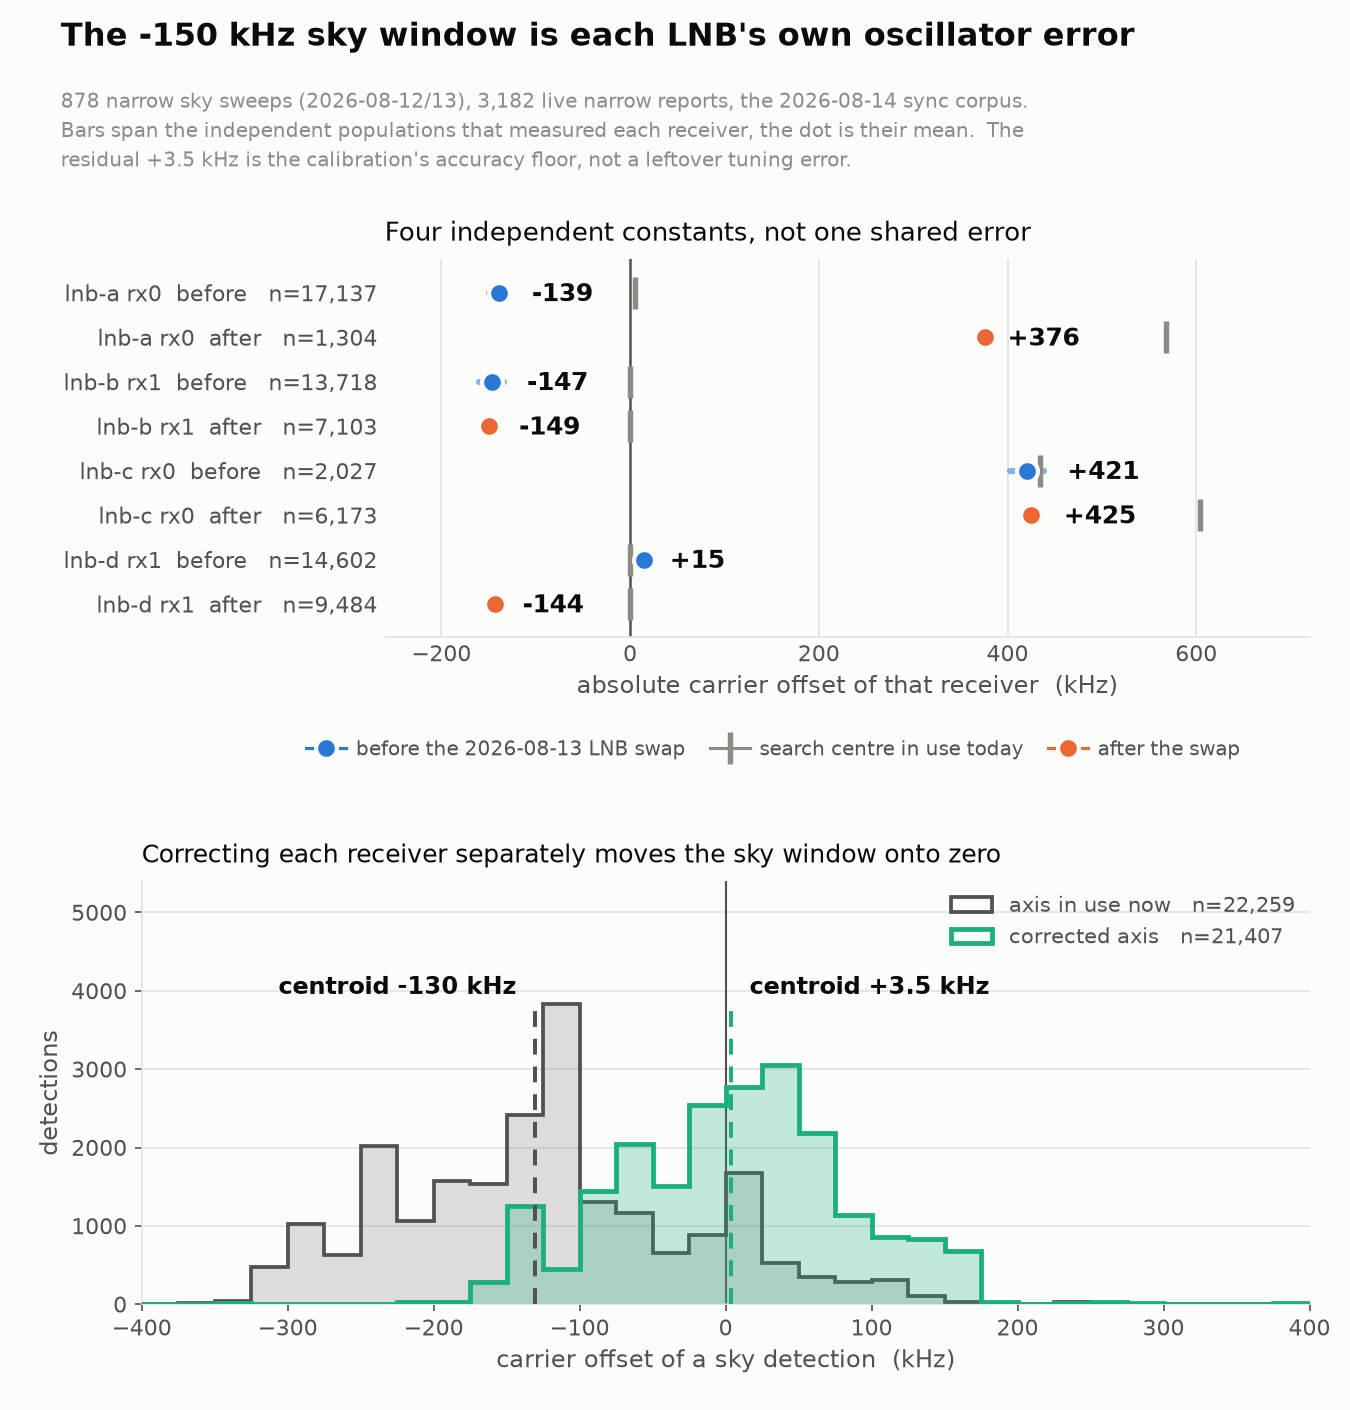

The script that saved this image:
#!/usr/bin/env python3
"""absolute-centres: each LNB's own local-oscillator error, and what correcting
it does to the sky window.

Palette: categorical slots 1-3 of the reference palette (blue #2a78d6, orange
#eb6834, aqua #1baf7a), the documented all-pairs-validated subset in light mode.
Aqua is below 3:1 on the light surface, so the relief rule applies and every
aqua mark carries a visible direct label.

Run: PYTHONPATH=/home/satpi01/leo-tracker/src nice -n 15 python3 absolute-centres.py
"""
from __future__ import annotations

import json
import os
import sys

import matplotlib
matplotlib.use("Agg")
import matplotlib.pyplot as plt      # noqa: E402
import numpy as np                   # noqa: E402

ROOT = "/tmp/claude-1000/-home-satpi01-leo-tracker/07c4f545-58c8-40cb-8d33-da0c19e82a08/scratchpad/abscal"
GROUPB = "/tmp/claude-1000/-home-satpi01-leo-tracker/07c4f545-58c8-40cb-8d33-da0c19e82a08/scratchpad/groupb"
HERE = os.path.dirname(os.path.abspath(__file__))

BLUE, ORANGE, AQUA = "#2a78d6", "#eb6834", "#1baf7a"
INK, INK2, MUTED = "#0b0b0b", "#52514e", "#8d8b85"
SURFACE, GRID = "#fcfcfb", "#e3e2dd"
PORTS = ("lnb-a", "lnb-b", "lnb-c", "lnb-d")
RX0 = {"lnb-a", "lnb-c"}
RADIO = {"lnb-a": "pluto-5d4d", "lnb-b": "pluto-5d4d",
         "lnb-c": "pluto-19f2", "lnb-d": "pluto-19f2"}
APPLIED = {("pluto-19f2", "gen1"): 434408.4, ("pluto-19f2", "gen2"): 604159.8,
           ("pluto-5d4d", "gen1"): 5154.0, ("pluto-5d4d", "gen2"): 567402.0}
EPOCH = {"gen1": ("before the 2026-08-13 LNB swap", BLUE),
         "gen2": ("after the swap", ORANGE)}


def main():
    result = json.load(open(f"{ROOT}/abscal.json"))
    methods = result["absolute_by_method"]
    plan = result["recommendation"]

    corpus = np.load(f"{GROUPB}/tlework/residual-axes.npz")
    cp = {k: corpus[k] for k in corpus.files}
    capp = np.array([APPLIED.get((r, g), 0.0) if l in RX0 else 0.0
                     for r, g, l in zip(cp["radio"], cp["gen"], cp["label"])])
    raw = cp["corrected"] + capp
    fired = cp["fired"]

    recommended = np.full(raw.size, np.nan)
    for key, entry in plan.items():
        radio, generation = key.split("|")
        for index, port in enumerate(entry["receiver_labels"]):
            recommended[(cp["label"] == port) & (cp["gen"] == generation)] = \
                entry["measured_centers_hz"][index]

    before = cp["corrected"][fired] / 1e3
    ok = fired & np.isfinite(recommended)
    solid = ok & ~((cp["label"] == "lnb-a") & (cp["gen"] == "gen2"))
    after = (raw[solid] - recommended[solid]) / 1e3

    figure = plt.figure(figsize=(9.0, 9.4), dpi=150)
    figure.patch.set_facecolor(SURFACE)
    top = figure.add_axes([0.285, 0.548, 0.685, 0.268])
    bottom = figure.add_axes([0.105, 0.075, 0.865, 0.300])

    # ------------------------------------------- panel A: per-receiver rows --
    rows, labels = [], []
    for port in PORTS:
        for generation in ("gen1", "gen2"):
            entry = methods.get(f"{port}|{generation}") or {}
            if entry.get("consensus_hz") is None:
                continue
            rows.append((port, generation, entry))
            live = (entry.get("live") or {}).get("n") or 0
            corpus_n = (entry.get("corpus") or {}).get("n") or 0
            sync_n = (entry.get("sync_corpus") or {}).get("n") or 0
            labels.append(f"{port} {'rx0' if port in RX0 else 'rx1'}  "
                          f"{'before' if generation == 'gen1' else 'after'}"
                          f"   n={live + corpus_n + sync_n:,}")
    positions = np.arange(len(rows))[::-1]

    top.set_facecolor(SURFACE)
    seen = set()
    for y, (port, generation, entry) in zip(positions, rows):
        name, colour = EPOCH[generation]
        centre = entry["consensus_hz"] / 1e3
        low, high = [v / 1e3 for v in entry["method_spread_hz"]]
        top.plot([low, high], [y, y], color=colour, linewidth=3.0,
                 solid_capstyle="round", zorder=3, alpha=0.55)
        top.plot([centre], [y], marker="o", markersize=10, color=colour,
                 markeredgecolor=SURFACE, markeredgewidth=2, zorder=5,
                 label=None if generation in seen else name)
        seen.add(generation)
        current = (APPLIED.get((RADIO[port], generation), 0.0)
                   if port in RX0 else 0.0) / 1e3
        top.plot([current], [y], marker="|", markersize=15, color=MUTED,
                 markeredgewidth=2.6, zorder=4,
                 label=None if "cur" in seen else
                       "search centre in use today")
        seen.add("cur")
        top.annotate(f"{centre:+.0f}", (max(centre, high), y),
                     textcoords="offset points", xytext=(11, -4),
                     fontsize=12, color=INK, weight="bold")

    top.axvline(0, color=INK2, linewidth=1.2, zorder=2)
    top.set_yticks(positions)
    top.set_yticklabels(labels, fontsize=10.5, color=INK)
    top.set_xlabel("absolute carrier offset of that receiver  (kHz)",
                   fontsize=11.5, color=INK2)
    top.set_xlim(-260, 720)
    top.set_ylim(-0.75, len(rows) - 0.25)
    top.grid(axis="x", color=GRID, linewidth=0.8)
    top.set_axisbelow(True)
    for side in ("top", "right", "left"):
        top.spines[side].set_visible(False)
    top.spines["bottom"].set_color(GRID)
    top.tick_params(colors=INK2, labelsize=10.5, length=0)
    top.legend(frameon=False, fontsize=9.6, labelcolor=INK2, ncol=3,
               handletextpad=0.5, borderpad=0.2, columnspacing=1.2,
               loc="upper center", bbox_to_anchor=(0.42, -0.235))
    top.set_title("Four independent constants, not one shared error",
                  fontsize=12.5, color=INK, pad=9, loc="left")

    # ------------------------------------------------ panel B: sky window ----
    bottom.set_facecolor(SURFACE)
    bins = np.arange(-400, 401, 25)
    bottom.hist(before, bins=bins, color=MUTED, alpha=0.28, zorder=2)
    bottom.hist(before, bins=bins, histtype="step", color=INK2, linewidth=1.8,
                zorder=3,
                label=f"axis in use now   n={before.size:,}")
    bottom.hist(after, bins=bins, color=AQUA, alpha=0.26, zorder=4)
    bottom.hist(after, bins=bins, histtype="step", color=AQUA, linewidth=2.3,
                zorder=5,
                label=f"corrected axis   n={after.size:,}")
    ceiling = bottom.get_ylim()[1] * 1.34
    bottom.set_ylim(0, ceiling)
    for value, colour, text, align, dx in (
            (before.mean(), INK2, f"centroid {before.mean():+.0f} kHz", "right", -9),
            (after.mean(), AQUA, f"centroid {after.mean():+.1f} kHz", "left", 9)):
        bottom.plot([value, value], [0, ceiling * 0.70], color=colour,
                    linewidth=1.9, linestyle=(0, (4, 3)), zorder=6)
        bottom.annotate(text, (value, ceiling * 0.72), ha=align, va="bottom",
                        fontsize=11.5, color=INK, weight="bold",
                        textcoords="offset points", xytext=(dx, 0))
    bottom.axvline(0, color=INK2, linewidth=1.0, zorder=1)
    bottom.set_xlabel("carrier offset of a sky detection  (kHz)",
                      fontsize=11.5, color=INK2)
    bottom.set_ylabel("detections", fontsize=11.5, color=INK2)
    bottom.set_xlim(-400, 400)
    bottom.grid(axis="y", color=GRID, linewidth=0.8)
    bottom.set_axisbelow(True)
    for side in ("top", "right"):
        bottom.spines[side].set_visible(False)
    for side in ("left", "bottom"):
        bottom.spines[side].set_color(GRID)
    bottom.tick_params(colors=INK2, labelsize=10.5)
    bottom.legend(frameon=False, fontsize=10, loc="upper right",
                  labelcolor=INK2, borderpad=0.2)
    bottom.set_title("Correcting each receiver separately moves the sky window "
                     "onto zero", fontsize=12, color=INK, pad=9, loc="left")

    figure.suptitle("The -150 kHz sky window is each LNB's own oscillator "
                    "error", fontsize=15.5, color=INK, x=0.045, ha="left",
                    y=0.985, weight="bold")
    figure.text(0.045, 0.938,
                "878 narrow sky sweeps (2026-08-12/13), 3,182 live narrow "
                "reports, the 2026-08-14 sync corpus.\nBars span the independent "
                "populations that measured each receiver, the dot is their mean.  "
                f"The\nresidual {after.mean():+.1f} kHz is the calibration's "
                "accuracy floor, not a leftover tuning error.",
                fontsize=9.4, color=MUTED, ha="left", va="top", linespacing=1.5)

    figure.savefig(f"{HERE}/absolute-centres.png", dpi=150, facecolor=SURFACE)
    payload = {
        "panel_a": {f"{port}|{g}": {
            "consensus_hz": (methods.get(f"{port}|{g}") or {}).get("consensus_hz"),
            "method_spread_hz": (methods.get(f"{port}|{g}") or {}).get("method_spread_hz"),
            "n_populations": (methods.get(f"{port}|{g}") or {}).get("n_populations"),
            "populations_hz": (methods.get(f"{port}|{g}") or {}).get("populations_hz"),
            "currently_applied_hz": (APPLIED.get((RADIO[port], g), 0.0)
                                     if port in RX0 else 0.0)}
            for port in PORTS for g in ("gen1", "gen2")},
        "panel_b": {
            "n_before": int(before.size), "n_after": int(after.size),
            "before_centroid_khz": float(before.mean()),
            "before_median_khz": float(np.median(before)),
            "before_fraction_negative": float((before < 0).mean()),
            "after_centroid_khz": float(after.mean()),
            "after_median_khz": float(np.median(after)),
            "after_fraction_negative": float((after < 0).mean()),
            "excluded": "lnb-a|gen2, whose corpus detections are censored at "
                        "the survey bank edge and are not a usable window",
        },
        "recommendation": plan,
        "palette": {"blue": BLUE, "orange": ORANGE, "aqua": AQUA,
                    "note": "reference palette slots 1-3, light mode, "
                            "all-pairs validated; aqua carries direct labels"},
    }
    json.dump(payload, open(f"{HERE}/absolute-centres.json", "w"),
              indent=1, sort_keys=True)
    print("before", before.mean(), "after", after.mean(),
          "neg before", (before < 0).mean(), "neg after", (after < 0).mean())
    print("wrote absolute-centres.png / .json")


if __name__ == "__main__":
    sys.exit(main())
